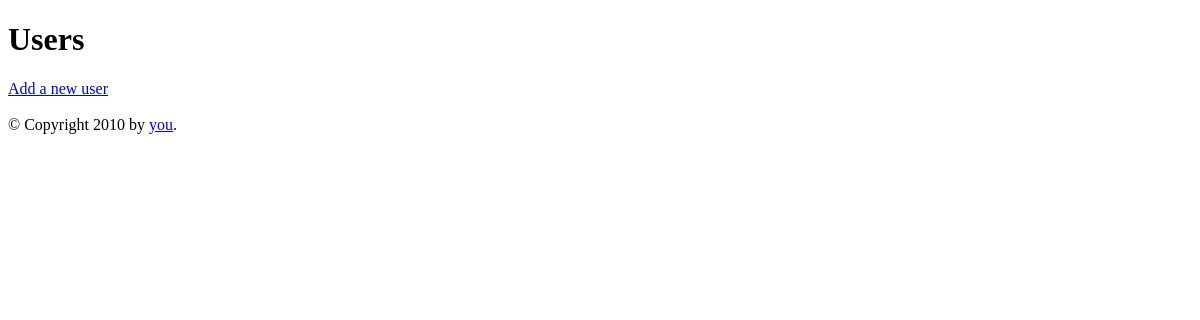
/users, run on an earlier commit of the app's database.
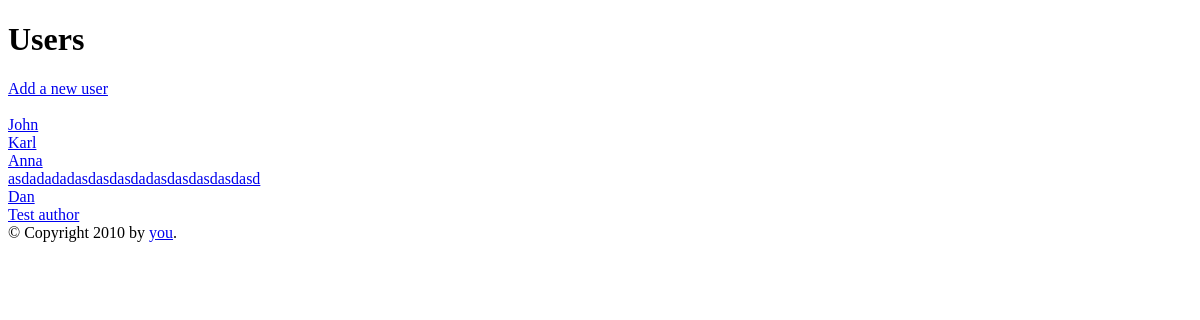
And on a later commit of the database.
### storage/sqlite_data_manager.py (models this page shows, shortened)
class UserAccount(db.Model):
    id: Mapped[int] = mapped_column(primary_key=True, autoincrement=True)
    name: Mapped[str] = mapped_column(unique=True)
    movies: Mapped[List['Movie']] = relationship(back_populates='user', cascade='all, delete-orphan')

### app.py (the view)
@app.get('/users')
def list_all_users():
    users = data_manager.get_all_users()
    return render_template('users.html', users=users)

### storage/sqlite_data_manager.py (called while the page is built)
    def get_all_users(self):
        return self.db.session.execute(self.db.select(UserAccount)).scalars()

### templates/users.html (shortened to what this page needs)
{% extends "layout.html" %}
{% block content %}
    <h1>Users</h1>
    <a href="/add_user" class="add-user-link">Add a new user</a><br><br>
    {% for user in users %}
    <div class="user-item">
        <div class="user">
            <a href="/users/{{user.id}}" class="user-link">{{user.name}}</a>
        </div>
    </div>
    {% endfor %}
{% endblock %}
{% block footer %}
    {{ super() }}
{% endblock %}

### templates/layout.html (shortened to what this page needs)
<!doctype html>
<html>
  <head>
  </head>
  <body>
    <div id="content">{% block content %}{% endblock %}</div>
    <div id="footer">
      {% block footer %}
      &copy; Copyright 2010 by <a href="http://domain.invalid/">you</a>.
      {% endblock %}
    </div>
  </body>
</html>

What changed in the data, as far as the page shows it:
added UserAccount: name "John"
added UserAccount: name "Karl"
added UserAccount: name "Anna"
added UserAccount: name "asdadadadasdasdasdadasdasdasdasdasd"
added UserAccount: name "Dan"
added UserAccount: name "Test author"
